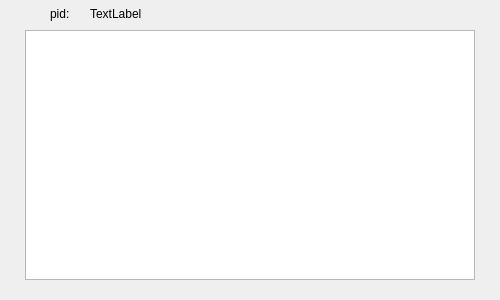
<?xml version="1.0" encoding="UTF-8"?>
<ui version="4.0">
 <class>process1</class>
 <widget class="QWidget" name="process1">
  <property name="geometry">
   <rect>
    <x>0</x>
    <y>0</y>
    <width>500</width>
    <height>300</height>
   </rect>
  </property>
  <property name="windowTitle">
   <string>Form</string>
  </property>
  <widget class="QLabel" name="label">
   <property name="geometry">
    <rect>
     <x>50</x>
     <y>5</y>
     <width>67</width>
     <height>17</height>
    </rect>
   </property>
   <property name="text">
    <string>pid:</string>
   </property>
  </widget>
  <widget class="QLabel" name="pid">
   <property name="geometry">
    <rect>
     <x>90</x>
     <y>5</y>
     <width>67</width>
     <height>17</height>
    </rect>
   </property>
   <property name="text">
    <string>TextLabel</string>
   </property>
  </widget>
  <widget class="QTextBrowser" name="textBrowser">
   <property name="geometry">
    <rect>
     <x>25</x>
     <y>30</y>
     <width>450</width>
     <height>250</height>
    </rect>
   </property>
  </widget>
 </widget>
 <resources/>
 <connections/>
</ui>
